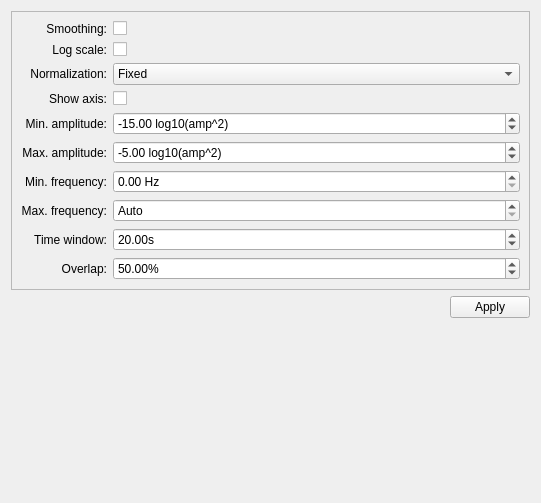
<?xml version="1.0" encoding="UTF-8"?>
<ui version="4.0">
 <class>SpectrogramSettings</class>
 <widget class="QWidget" name="SpectrogramSettings">
  <property name="geometry">
   <rect>
    <x>0</x>
    <y>0</y>
    <width>541</width>
    <height>503</height>
   </rect>
  </property>
  <property name="windowTitle">
   <string>Spectrogram Settings</string>
  </property>
  <layout class="QVBoxLayout" name="verticalLayout">
   <item>
    <widget class="QFrame" name="frame">
     <property name="frameShape">
      <enum>QFrame::StyledPanel</enum>
     </property>
     <property name="frameShadow">
      <enum>QFrame::Raised</enum>
     </property>
     <layout class="QGridLayout" name="gridLayout">
      <item row="6" column="0">
       <widget class="QLabel" name="label_9">
        <property name="text">
         <string>Min. frequency:</string>
        </property>
        <property name="alignment">
         <set>Qt::AlignRight|Qt::AlignTrailing|Qt::AlignVCenter</set>
        </property>
       </widget>
      </item>
      <item row="0" column="0">
       <widget class="QLabel" name="label">
        <property name="sizePolicy">
         <sizepolicy hsizetype="Preferred" vsizetype="Preferred">
          <horstretch>0</horstretch>
          <verstretch>0</verstretch>
         </sizepolicy>
        </property>
        <property name="text">
         <string>Smoothing:</string>
        </property>
        <property name="alignment">
         <set>Qt::AlignRight|Qt::AlignTrailing|Qt::AlignVCenter</set>
        </property>
       </widget>
      </item>
      <item row="0" column="1">
       <widget class="QCheckBox" name="cbSmoothing">
        <property name="sizePolicy">
         <sizepolicy hsizetype="MinimumExpanding" vsizetype="Fixed">
          <horstretch>0</horstretch>
          <verstretch>0</verstretch>
         </sizepolicy>
        </property>
        <property name="text">
         <string/>
        </property>
       </widget>
      </item>
      <item row="1" column="0">
       <widget class="QLabel" name="label_2">
        <property name="text">
         <string>Log scale:</string>
        </property>
        <property name="alignment">
         <set>Qt::AlignRight|Qt::AlignTrailing|Qt::AlignVCenter</set>
        </property>
       </widget>
      </item>
      <item row="1" column="1">
       <widget class="QCheckBox" name="cbLogScale">
        <property name="text">
         <string/>
        </property>
       </widget>
      </item>
      <item row="2" column="0">
       <widget class="QLabel" name="label_3">
        <property name="text">
         <string>Normalization:</string>
        </property>
        <property name="alignment">
         <set>Qt::AlignRight|Qt::AlignTrailing|Qt::AlignVCenter</set>
        </property>
       </widget>
      </item>
      <item row="4" column="0">
       <widget class="QLabel" name="label_4">
        <property name="text">
         <string>Min. amplitude:</string>
        </property>
        <property name="alignment">
         <set>Qt::AlignRight|Qt::AlignTrailing|Qt::AlignVCenter</set>
        </property>
       </widget>
      </item>
      <item row="4" column="1">
       <widget class="QDoubleSpinBox" name="spinMinAmp">
        <property name="suffix">
         <string> log10(amp^2)</string>
        </property>
        <property name="minimum">
         <double>-99.989999999999995</double>
        </property>
        <property name="value">
         <double>-15.000000000000000</double>
        </property>
       </widget>
      </item>
      <item row="5" column="0">
       <widget class="QLabel" name="label_5">
        <property name="text">
         <string>Max. amplitude:</string>
        </property>
        <property name="alignment">
         <set>Qt::AlignRight|Qt::AlignTrailing|Qt::AlignVCenter</set>
        </property>
       </widget>
      </item>
      <item row="5" column="1">
       <widget class="QDoubleSpinBox" name="spinMaxAmp">
        <property name="suffix">
         <string> log10(amp^2)</string>
        </property>
        <property name="minimum">
         <double>-99.989999999999995</double>
        </property>
        <property name="value">
         <double>-5.000000000000000</double>
        </property>
       </widget>
      </item>
      <item row="8" column="0">
       <widget class="QLabel" name="label_6">
        <property name="text">
         <string>Time window:</string>
        </property>
        <property name="alignment">
         <set>Qt::AlignRight|Qt::AlignTrailing|Qt::AlignVCenter</set>
        </property>
       </widget>
      </item>
      <item row="8" column="1">
       <widget class="QDoubleSpinBox" name="spinTimeWindow">
        <property name="suffix">
         <string>s</string>
        </property>
        <property name="minimum">
         <double>0.100000000000000</double>
        </property>
        <property name="maximum">
         <double>600.000000000000000</double>
        </property>
        <property name="value">
         <double>20.000000000000000</double>
        </property>
       </widget>
      </item>
      <item row="9" column="0">
       <widget class="QLabel" name="label_7">
        <property name="text">
         <string>Overlap:</string>
        </property>
        <property name="alignment">
         <set>Qt::AlignRight|Qt::AlignTrailing|Qt::AlignVCenter</set>
        </property>
       </widget>
      </item>
      <item row="9" column="1">
       <widget class="QDoubleSpinBox" name="spinOverlap">
        <property name="suffix">
         <string>%</string>
        </property>
        <property name="minimum">
         <double>0.000000000000000</double>
        </property>
        <property name="maximum">
         <double>99.000000000000000</double>
        </property>
        <property name="value">
         <double>50.000000000000000</double>
        </property>
       </widget>
      </item>
      <item row="3" column="0">
       <widget class="QLabel" name="label_8">
        <property name="text">
         <string>Show axis:</string>
        </property>
        <property name="alignment">
         <set>Qt::AlignRight|Qt::AlignTrailing|Qt::AlignVCenter</set>
        </property>
       </widget>
      </item>
      <item row="3" column="1">
       <widget class="QCheckBox" name="cbShowAxis">
        <property name="text">
         <string/>
        </property>
       </widget>
      </item>
      <item row="7" column="0">
       <widget class="QLabel" name="label_10">
        <property name="text">
         <string>Max. frequency:</string>
        </property>
        <property name="alignment">
         <set>Qt::AlignRight|Qt::AlignTrailing|Qt::AlignVCenter</set>
        </property>
       </widget>
      </item>
      <item row="6" column="1">
       <widget class="QDoubleSpinBox" name="spinMinFrequency">
        <property name="specialValueText">
         <string/>
        </property>
        <property name="suffix">
         <string> Hz</string>
        </property>
        <property name="maximum">
         <double>10000.000000000000000</double>
        </property>
       </widget>
      </item>
      <item row="7" column="1">
       <widget class="QDoubleSpinBox" name="spinMaxFrequency">
        <property name="specialValueText">
         <string>Auto</string>
        </property>
        <property name="suffix">
         <string> Hz</string>
        </property>
        <property name="maximum">
         <double>10000.000000000000000</double>
        </property>
       </widget>
      </item>
      <item row="2" column="1">
       <widget class="QComboBox" name="cbNormalization">
        <item>
         <property name="text">
          <string extracomment="Use fixed amplitude range">Fixed</string>
         </property>
        </item>
        <item>
         <property name="text">
          <string extracomment="Normalize each column independently">Frequency</string>
         </property>
        </item>
        <item>
         <property name="text">
          <string extracomment="Normalize all visible amplitudes">Time</string>
         </property>
        </item>
       </widget>
      </item>
     </layout>
    </widget>
   </item>
   <item>
    <layout class="QHBoxLayout" name="horizontalLayout">
     <item>
      <spacer name="horizontalSpacer">
       <property name="orientation">
        <enum>Qt::Horizontal</enum>
       </property>
       <property name="sizeHint" stdset="0">
        <size>
         <width>558</width>
         <height>20</height>
        </size>
       </property>
      </spacer>
     </item>
     <item>
      <widget class="QPushButton" name="btnApply">
       <property name="text">
        <string>Apply</string>
       </property>
      </widget>
     </item>
    </layout>
   </item>
   <item>
    <spacer name="verticalSpacer">
     <property name="orientation">
      <enum>Qt::Vertical</enum>
     </property>
     <property name="sizeHint" stdset="0">
      <size>
       <width>20</width>
       <height>0</height>
      </size>
     </property>
    </spacer>
   </item>
  </layout>
 </widget>
 <resources/>
 <connections/>
</ui>
